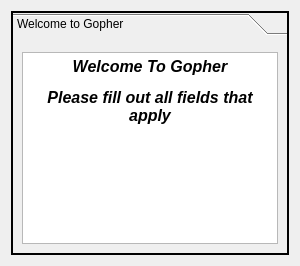
      <widget class="QWidget" name="welcome_2">
       <layout class="QGridLayout" name="gridLayout_13">
        <item row="0" column="0">
         <widget class="QToolBox" name="imageMode_Toolbox">
          <property name="enabled">
           <bool>true</bool>
          </property>
          <property name="font">
           <font>
            <weight>50</weight>
            <italic>false</italic>
            <bold>false</bold>
            <strikeout>false</strikeout>
           </font>
          </property>
          <property name="focusPolicy">
           <enum>Qt::NoFocus</enum>
          </property>
          <property name="contextMenuPolicy">
           <enum>Qt::ActionsContextMenu</enum>
          </property>
          <property name="acceptDrops">
           <bool>false</bool>
          </property>
          <property name="autoFillBackground">
           <bool>true</bool>
          </property>
          <property name="styleSheet">
           <string notr="true">border-color: rgb(0, 0, 0);</string>
          </property>
          <property name="frameShape">
           <enum>QFrame::WinPanel</enum>
          </property>
          <property name="frameShadow">
           <enum>QFrame::Plain</enum>
          </property>
          <property name="lineWidth">
           <number>5</number>
          </property>
          <property name="tabSpacing">
           <number>8</number>
          </property>
          <widget class="QWidget" name="WelcometoGopher">
           <property name="geometry">
            <rect>
             <x>0</x>
             <y>0</y>
             <width>713</width>
             <height>547</height>
            </rect>
           </property>
           <attribute name="icon">
            <iconset>
             <normaloff>NIAID_Logo.jpg</normaloff>NIAID_Logo.jpg</iconset>
           </attribute>
           <attribute name="label">
            <string>Welcome to Gopher</string>
           </attribute>
           <layout class="QGridLayout" name="gridLayout_2">
            <item row="1" column="0">
             <widget class="QTextEdit" name="Welcome">
              <property name="enabled">
               <bool>true</bool>
              </property>
              <property name="font">
               <font>
                <weight>75</weight>
                <italic>true</italic>
                <bold>true</bold>
               </font>
              </property>
              <property name="autoFillBackground">
               <bool>true</bool>
              </property>
              <property name="styleSheet">
               <string notr="true"/>
              </property>
              <property name="lineWidth">
               <number>55</number>
              </property>
              <property name="tabChangesFocus">
               <bool>true</bool>
              </property>
              <property name="undoRedoEnabled">
               <bool>true</bool>
              </property>
              <property name="readOnly">
               <bool>true</bool>
              </property>
              <property name="html">
               <string>&lt;!DOCTYPE HTML PUBLIC &quot;-//W3C//DTD HTML 4.0//EN&quot; &quot;http://www.w3.org/TR/REC-html40/strict.dtd&quot;&gt;
&lt;html&gt;&lt;head&gt;&lt;meta name=&quot;qrichtext&quot; content=&quot;1&quot; /&gt;&lt;style type=&quot;text/css&quot;&gt;
p, li { white-space: pre-wrap; }
&lt;/style&gt;&lt;/head&gt;&lt;body style=&quot; font-family:'MS Shell Dlg 2'; font-size:8.25pt; font-weight:600; font-style:italic;&quot;&gt;
&lt;p align=&quot;center&quot; style=&quot; margin-top:12px; margin-bottom:12px; margin-left:0px; margin-right:0px; -qt-block-indent:0; text-indent:0px;&quot;&gt;&lt;span style=&quot; font-size:12pt;&quot;&gt;Welcome To Gopher&lt;/span&gt;&lt;/p&gt;
&lt;p align=&quot;center&quot; style=&quot; margin-top:12px; margin-bottom:12px; margin-left:0px; margin-right:0px; -qt-block-indent:0; text-indent:0px;&quot;&gt;&lt;span style=&quot; font-size:12pt;&quot;&gt;Please fill out all fields that apply&lt;/span&gt;&lt;/p&gt;
&lt;p align=&quot;center&quot; style=&quot;-qt-paragraph-type:empty; margin-top:12px; margin-bottom:12px; margin-left:0px; margin-right:0px; -qt-block-indent:0; text-indent:0px; font-size:8pt;&quot;&gt;&lt;br /&gt;&lt;/p&gt;
&lt;p align=&quot;center&quot; style=&quot; margin-top:12px; margin-bottom:12px; margin-left:0px; margin-right:0px; -qt-block-indent:0; text-indent:0px;&quot;&gt;&lt;img src=&quot;C:\Users\hansentd\Desktop\GopherQt7\GopherQT7\Image\gopher.jpg&quot; /&gt;&lt;/p&gt;&lt;/body&gt;&lt;/html&gt;</string>
              </property>
              <property name="overwriteMode">
               <bool>true</bool>
              </property>
              <property name="acceptRichText">
               <bool>true</bool>
              </property>
             </widget>
            </item>
            <item row="0" column="0">
             <layout class="QFormLayout" name="formLayout_2"/>
            </item>
           </layout>
          </widget>
         </widget>
        </item>
       </layout>
      </widget>
